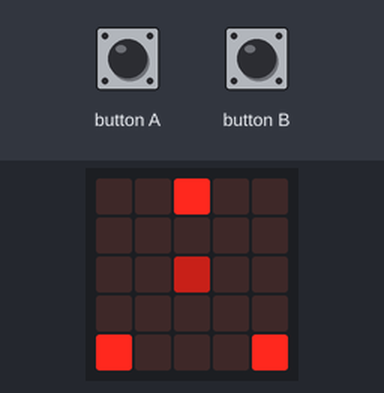
A program run on a simulated BBC micro:bit (MakeCode). Shown: the board's 5×5 LED display. The test bench sets the inputs (shaded band).

Above: at 1.2 s.
1.3 s: button A pressed for 0.15 s
At 2.2 s:
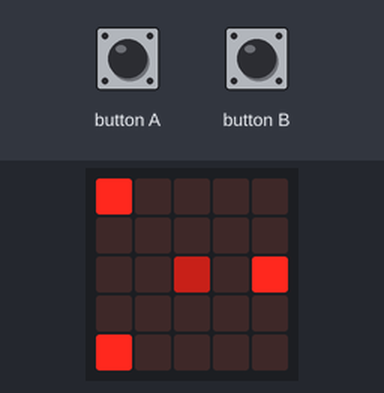
2.9 s: button A pressed for 0.15 s
At 3.4 s:
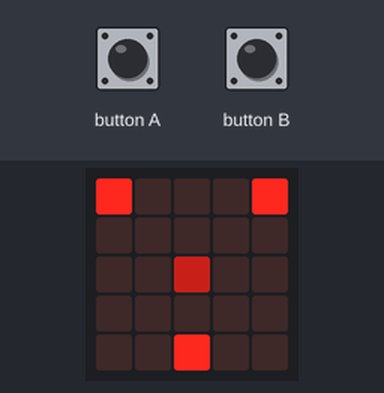
4.5 s: button A pressed for 0.15 s
At 5.8 s:
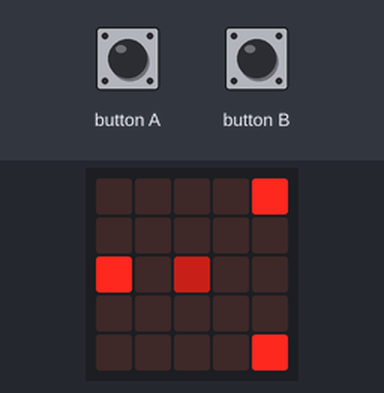
6.1 s: button B pressed for 0.15 s
At 7.1 s:
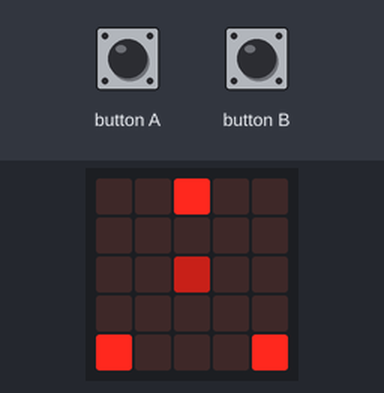
Timing chart, 0 to 8.7 s (numbered marks = the images above; inputs shaded):
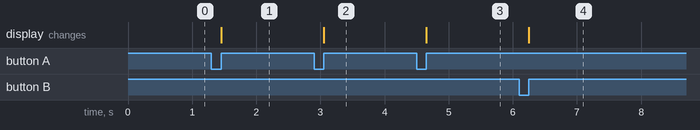

The program:

main.ts
```typescript
let A = 0
let B = 0
led.plot(2, 0)
led.plot(0, 4)
led.plot(4, 4)
led.plotBrightness(2, 2, 100)
input.onButtonPressed(Button.A, function on_button_pressed_a() {

    basic.clearScreen()
    A += 1
    if (A == 1) {
        led.plot(4, 2)
        led.plot(0, 0)
        led.plot(0, 4)
        led.plotBrightness(2, 2, 100)
    }

    if (A == 2) {
        basic.clearScreen()
        led.plot(2, 4)
        led.plot(4, 0)
        led.plot(0, 0)
        led.plotBrightness(2, 2, 100)
    }

    if (A == 3) {
        basic.clearScreen()
        led.plot(0, 2)
        led.plot(4, 0)
        led.plot(4, 4)
        led.plotBrightness(2, 2, 100)
    }

    if (A == 4) {
        basic.clearScreen()
        led.plot(2, 0)
        led.plot(0, 4)
        led.plot(4, 4)
        led.plotBrightness(2, 2, 100)
        A -= 4
    }

})
input.onButtonPressed(Button.B, function on_button_pressed_b() {

    basic.clearScreen()
    B += 1
    if (B == 1) {
        led.plot(2, 0)
        led.plot(0, 4)
        led.plot(4, 4)
        led.plotBrightness(2, 2, 100)
    }

    if (B == 2) {
        basic.clearScreen()
        led.plot(0, 2)
        led.plot(4, 0)
        led.plot(4, 4)
        led.plotBrightness(2, 2, 100)
    }

    if (B == 3) {
        basic.clearScreen()
        led.plot(2, 4)
        led.plot(4, 0)
        led.plot(0, 0)
        led.plotBrightness(2, 2, 100)
    }

    if (B == 4) {
        basic.clearScreen()
        led.plot(4, 2)
        led.plot(0, 0)
        led.plot(0, 4)
        led.plotBrightness(2, 2, 100)
        B -= 4
    }

})
```

test.ts
```typescript
// Tady jsou testy. Při použití tohoto balíčku jako rozšíření nebude zkompilováno.
```

Measured:
- after the input at 1.3 s, the display: changes after 0.15 s (image 1)
- after the input at 2.9 s, the display: changes after 0.15 s (image 2)
- after the input at 4.5 s, the display: changes after 0.15 s (image 3)
- after the input at 6.1 s, the display: changes after 0.15 s (image 4)
